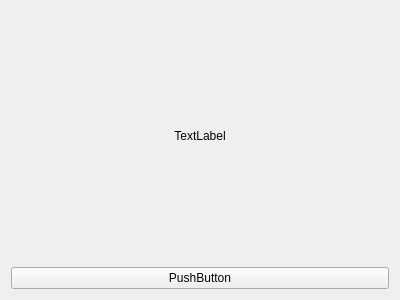
<?xml version="1.0" encoding="UTF-8"?>
<ui version="4.0">
 <class>Widget</class>
 <widget class="QWidget" name="Widget">
  <property name="geometry">
   <rect>
    <x>0</x>
    <y>0</y>
    <width>400</width>
    <height>300</height>
   </rect>
  </property>
  <property name="windowTitle">
   <string>Widget</string>
  </property>
  <layout class="QHBoxLayout" name="horizontalLayout">
   <item>
    <layout class="QVBoxLayout" name="verticalLayout">
     <item>
      <widget class="QLabel" name="label">
       <property name="text">
        <string>TextLabel</string>
       </property>
       <property name="alignment">
        <set>Qt::AlignCenter</set>
       </property>
      </widget>
     </item>
     <item>
      <widget class="QPushButton" name="pushButton">
       <property name="text">
        <string>PushButton</string>
       </property>
      </widget>
     </item>
    </layout>
   </item>
  </layout>
 </widget>
 <layoutdefault spacing="6" margin="11"/>
 <resources/>
 <connections/>
</ui>
